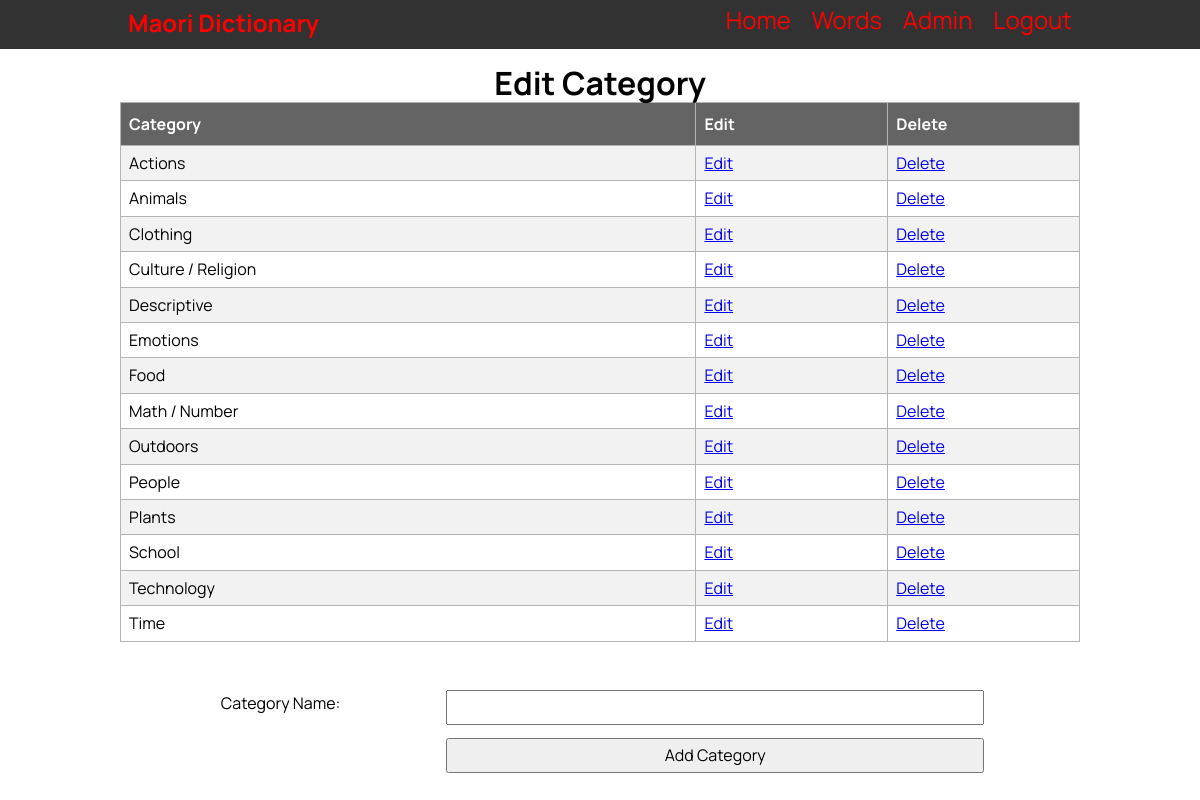
/category_list (signed in), run on the app's committed database.
### tables this page shows
CREATE TABLE category
(
    id   integer
        constraint category_pk
            primary key autoincrement,
    name varchar(30)
        constraint category_pk2
            unique
);

### app.py (the view)
@app.route('/category_list')
def render_category_list():
    if not is_admin():
        return redirect('/')
    con = create_connection(DATABASE)
    cur = con.cursor()
    query = "SELECT * FROM category"
    cur.execute(query)
    categories = cur.fetchall()
    con.close()
    category_list = reformat_category_list(categories)
    return render_template('filter_list.html', page_name='Category List', logged_in=is_logged_in(), admin=is_admin(),
                           filter_list=category_list, type='category', name='Category')

### app.py (called while the page is built)
def create_connection(db_file):
    try:
        connection = sqlite3.connect(db_file)
        return connection
    except Error as e:
        print(e)
    return None

def is_logged_in():
    if session.get('email') is None:
        return False
    else:
        return True

def is_admin():
    if is_logged_in():
        if session.get('role') == "Teacher" or session.get('role') == "Admin":
            return True
        else:
            return False
    else:
        return False

def reformat_category_list(categories):
    category_list = []
    for category in categories:
        category = (category[0], str(category[1]).title())
        category_list.append(category)
    return category_list

### templates/filter_list.html
{% extends "base.html" %}
{% block pageheading %}Edit {{name}}{% endblock %}
{% block main %}
<table id="filterlist" class="filter_list">
  <tr>
    <th style="width:60%">{{name}}</th>
    <th style="width:20%">Edit</th>
    <th style="width:20%">Delete</th>
  </tr>
  {% for filter in filter_list %}
    <tr>
      <td>{{ filter[1] }}</td>
      <td><a href="/individual_{{type}}/edit_{{type}}/{{ filter[0] }}">Edit</a></td>
      <td><a href="/individual_{{type}}/delete_{{type}}/{{ filter[0] }}">Delete</a></td>
    </tr>
  {% endfor %}
</table>
<form class="my-form" method="POST" action="/add_{{ type }}">
  {% if type != "level" %}
    <div class="form-group">
      <div class="form-label">{{name}} Name:</div>
      <div class="form-element"><input type="text" name="filter_name" id="filter_name"></div>
    </div>
  {% else %}
    <div class="form-group">
      <div class="form-label">{{name}} Number:</div>
      <div class="form-element"><input type="number" name="filter_number" id="filter_number"></div>
    </div>
  {% endif %}
  <div class="form-group">
    <div class="form-label"></div>
    <div class="form-element"><input type="submit" value="Add {{name}}"></div>
  </div>
</form>
{% endblock %}

### static/MDW.css (style rules this page uses)
* { font-family: 'Manrope', sans-serif; padding: 0; margin: 0; box-sizing: border-box; }
body { background-color: rgb(255, 255, 255); }
.my-form { width: 80%; padding-bottom: 1rem; margin: auto auto 20px; display: block; }
.form-group { padding-top: 3rem; }
.form-label { width: 30%; float: left; padding: 0.3rem; }
.form-element { width: 70%; float: left; }
.form-group input, .form-group select { padding: 0.3rem; width: 100%; height: 35px; }
table { font-family: Arial, Helvetica, sans-serif; border-collapse: collapse; width: 100%; }
td, th { border: 1px solid #b4b4b4; padding: 8px; }
#word_list th, #filterlist th, #wordinfomation .header { padding-top: 12px; padding-bottom: 12px; text-align: left; background-color: #646464; color: white; }
.filter_list tr:nth-child(even) { background-color: #f2f2f2; }
#filterlist::after { content: ""; clear: both; display: table; }

### data on the page
category: name "Actions"
category: name "Animals"
category: name "Clothing"
category: name "Culture / Religion"
category: name "Descriptive"
category: name "Emotions"
category: name "Food"
category: name "Math / Number"
category: name "Outdoors"
category: name "People"
category: name "Plants"
category: name "School"
category: name "Technology"
category: name "Time"

### other printed values
{{ name }} "Category"
